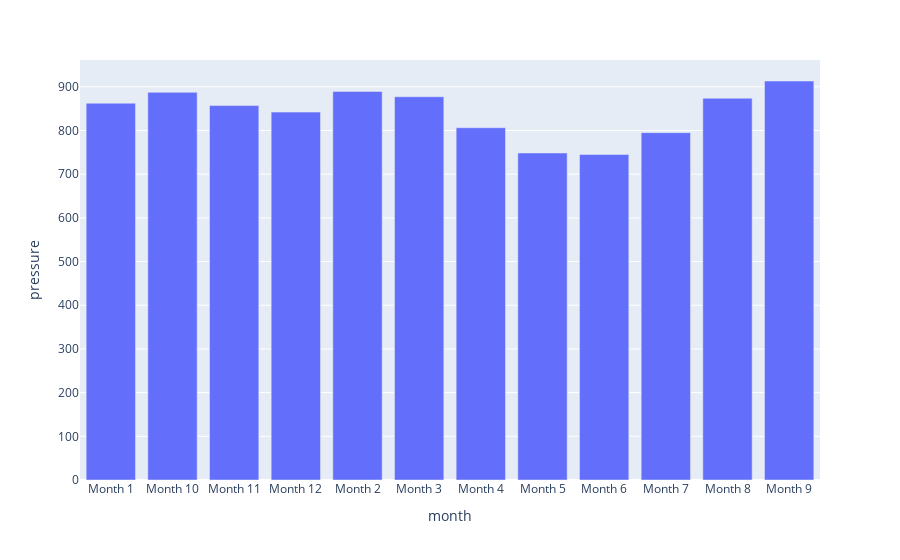

The code cell stored with this chart in its notebook:
### Code cell
# Create a bar chart of the average atmospheric pressure by month
fig = px.bar(by_month_pres, x='month', y='pressure')
fig.show()

### Figure 1 — Plotly figure (JSON) as saved in the notebook; plotly's stock layout.template omitted (floating-point values rounded to 4 significant figures)
{"data": [{"alignmentgroup": "True", "hovertemplate": "month=%{x}<br>pressure=%{y}<extra></extra>", "legendgroup": "", "marker": {"color": "#636efa", "pattern": {"shape": ""}}, "name": "", "offsetgroup": "", "orientation": "v", "showlegend": false, "textposition": "auto", "type": "bar", "x": ["Month 1", "Month 10", "Month 11", "Month 12", "Month 2", "Month 3", "Month 4", "Month 5", "Month 6", "Month 7", "Month 8", "Month 9"], "xaxis": "x", "y": [862.5, 887.3, 857.0, 842.2, 889.5, 877.3, 806.3, 748.6, 745.0, 795.1, 873.8, 913.3], "yaxis": "y"}], "layout": {"autosize": true, "barmode": "relative", "legend": {"tracegroupgap": 0}, "margin": {"t": 60}, "xaxis": {"anchor": "y", "autorange": true, "domain": [0, 1], "range": [-0.5, 11.5], "title": {"text": "month"}, "type": "category"}, "yaxis": {"anchor": "x", "autorange": true, "domain": [0, 1], "range": [0, 961.4], "title": {"text": "pressure"}, "type": "linear"}}}
